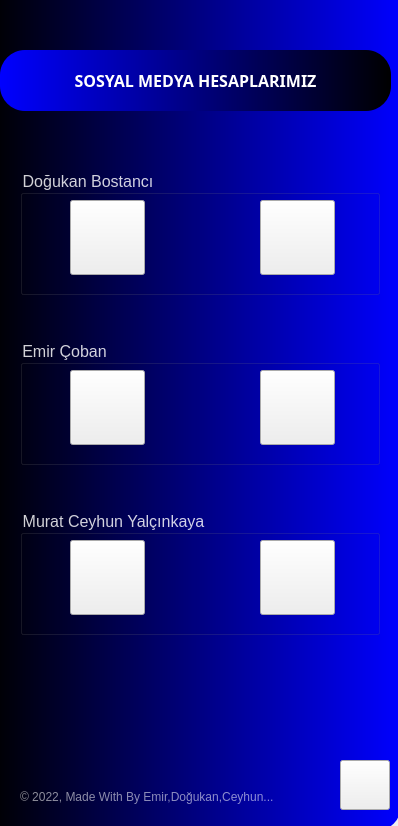
<?xml version="1.0" encoding="UTF-8"?>
<ui version="4.0">
 <class>Form</class>
 <widget class="QWidget" name="Form">
  <property name="geometry">
   <rect>
    <x>0</x>
    <y>0</y>
    <width>398</width>
    <height>826</height>
   </rect>
  </property>
  <property name="windowTitle">
   <string>Form</string>
  </property>
  <property name="styleSheet">
   <string notr="true"/>
  </property>
  <widget class="QWidget" name="widget" native="true">
   <property name="geometry">
    <rect>
     <x>-30</x>
     <y>-30</y>
     <width>450</width>
     <height>900</height>
    </rect>
   </property>
   <property name="maximumSize">
    <size>
     <width>1000</width>
     <height>1000</height>
    </size>
   </property>
   <property name="autoFillBackground">
    <bool>false</bool>
   </property>
   <property name="styleSheet">
    <string notr="true">QPushButton#pushButton{	
	background-color: qlineargradient(spread:pad, x1:0, y1:0.505682, x2:1, y2:0.477, stop:0 rgba(20, 47, 78, 219), stop:1 rgba(85, 98, 112, 226));
	color:rgba(255, 255, 255, 210);
	border-radius:5px;
}
QPushButton#pushButton:hover{	
	background-color: qlineargradient(spread:pad, x1:0, y1:0.505682, x2:1, y2:0.477, stop:0 rgba(40, 67, 98, 219), stop:1 rgba(105, 118, 132, 226));
}
QPushButton#pushButton:pressed{	
	padding-left:5px;
	padding-top:5px;
	background-color:rgba(105, 118, 132, 200);
}

QPushButton#pushButton_2, #pushButton_3, #pushButton_4, #pushButton_5{	
	background-color: rgba(0, 0, 0, 0);
	color:rgba(85, 98, 112, 255);
}
QPushButton#pushButton_2:hover, #pushButton_3:hover, #pushButton_4:hover, #pushButton_5:hover{	
	color:rgba(155, 168, 182, 220);
}
QPushButton#pushButton_2:pressed, #pushButton_3:pressed, #pushButton_4:pressed, #pushButton_5:pressed{	
	padding-left:5px;
	padding-top:5px;
	color:rgba(115, 128, 142, 255);
}</string>
   </property>
   <widget class="QLabel" name="label">
    <property name="geometry">
     <rect>
      <x>10</x>
      <y>20</y>
      <width>450</width>
      <height>867</height>
     </rect>
    </property>
    <property name="font">
     <font>
      <kerning>true</kerning>
     </font>
    </property>
    <property name="styleSheet">
     <string notr="true">border-image: url(:/images/Images/background.png);

border-radius:20px;</string>
    </property>
    <property name="text">
     <string/>
    </property>
   </widget>
   <widget class="QLabel" name="label_3">
    <property name="geometry">
     <rect>
      <x>20</x>
      <y>10</y>
      <width>411</width>
      <height>851</height>
     </rect>
    </property>
    <property name="maximumSize">
     <size>
      <width>1000</width>
      <height>1000</height>
     </size>
    </property>
    <property name="whatsThis">
     <string>&lt;html&gt;&lt;head/&gt;&lt;body&gt;&lt;p&gt;&lt;img src=&quot;:/images/medyaa.jpg&quot;/&gt;&lt;/p&gt;&lt;/body&gt;&lt;/html&gt;</string>
    </property>
    <property name="autoFillBackground">
     <bool>false</bool>
    </property>
    <property name="styleSheet">
     <string notr="true">background-color: qlineargradient(spread:pad, x1:0, y1:0, x2:1, y2:0, stop:0 rgb(), stop:1 rgb(0, 0, 255));
border-radius:25px;</string>
    </property>
    <property name="text">
     <string/>
    </property>
   </widget>
   <widget class="QLabel" name="madewith">
    <property name="geometry">
     <rect>
      <x>50</x>
      <y>800</y>
      <width>281</width>
      <height>55</height>
     </rect>
    </property>
    <property name="font">
     <font>
      <family>Arial</family>
     </font>
    </property>
    <property name="styleSheet">
     <string notr="true">color:rgba(255, 255, 255, 140);</string>
    </property>
    <property name="text">
     <string>&lt;html&gt;&lt;head/&gt;&lt;body&gt;&lt;p&gt;© 2022, Made With By Emir,Doğukan,Ceyhun...&lt;/p&gt;&lt;/body&gt;&lt;/html&gt;</string>
    </property>
   </widget>
   <widget class="QLabel" name="lbl_social">
    <property name="geometry">
     <rect>
      <x>30</x>
      <y>80</y>
      <width>391</width>
      <height>61</height>
     </rect>
    </property>
    <property name="font">
     <font>
      <family>Arial Black</family>
      <pointsize>12</pointsize>
      <weight>75</weight>
      <bold>true</bold>
     </font>
    </property>
    <property name="styleSheet">
     <string notr="true">background-color: qlineargradient(spread:pad, x1:0, y1:0, x2:1, y2:0, stop:0 rgb(0, 0, 255), stop:1 rgb());
border-radius:25px;</string>
    </property>
    <property name="text">
     <string>&lt;html&gt;&lt;head/&gt;&lt;body&gt;&lt;p align=&quot;center&quot;&gt;&lt;span style=&quot; color:#ffffff;&quot;&gt;SOSYAL MEDYA HESAPLARIMIZ&lt;/span&gt;&lt;/p&gt;&lt;/body&gt;&lt;/html&gt;</string>
    </property>
   </widget>
   <widget class="QGroupBox" name="groupBox">
    <property name="geometry">
     <rect>
      <x>50</x>
      <y>200</y>
      <width>360</width>
      <height>125</height>
     </rect>
    </property>
    <property name="font">
     <font>
      <family>Arial</family>
      <pointsize>12</pointsize>
      <weight>50</weight>
      <bold>false</bold>
     </font>
    </property>
    <property name="styleSheet">
     <string notr="true">color:rgba(255, 255, 255, 210);</string>
    </property>
    <property name="title">
     <string>Doğukan Bostancı</string>
    </property>
    <widget class="QPushButton" name="instaD">
     <property name="geometry">
      <rect>
       <x>50</x>
       <y>30</y>
       <width>75</width>
       <height>75</height>
      </rect>
     </property>
     <property name="cursor">
      <cursorShape>OpenHandCursor</cursorShape>
     </property>
     <property name="styleSheet">
      <string notr="true">
border-image: url(:/images/Images/insta.png);</string>
     </property>
     <property name="text">
      <string/>
     </property>
    </widget>
    <widget class="QPushButton" name="githubD">
     <property name="geometry">
      <rect>
       <x>240</x>
       <y>30</y>
       <width>75</width>
       <height>75</height>
      </rect>
     </property>
     <property name="cursor">
      <cursorShape>OpenHandCursor</cursorShape>
     </property>
     <property name="styleSheet">
      <string notr="true">border-image: url(:/images/Images/github.png);</string>
     </property>
     <property name="text">
      <string/>
     </property>
    </widget>
   </widget>
   <widget class="QGroupBox" name="groupBox_2">
    <property name="geometry">
     <rect>
      <x>50</x>
      <y>370</y>
      <width>360</width>
      <height>125</height>
     </rect>
    </property>
    <property name="font">
     <font>
      <family>Arial</family>
      <pointsize>12</pointsize>
      <weight>50</weight>
      <bold>false</bold>
     </font>
    </property>
    <property name="styleSheet">
     <string notr="true">color:rgba(255, 255, 255, 210);</string>
    </property>
    <property name="title">
     <string>Emir Çoban</string>
    </property>
    <widget class="QPushButton" name="instaE">
     <property name="geometry">
      <rect>
       <x>50</x>
       <y>30</y>
       <width>75</width>
       <height>75</height>
      </rect>
     </property>
     <property name="cursor">
      <cursorShape>OpenHandCursor</cursorShape>
     </property>
     <property name="styleSheet">
      <string notr="true">border-image: url(:/images/Images/insta.png);</string>
     </property>
     <property name="text">
      <string/>
     </property>
    </widget>
    <widget class="QPushButton" name="githubE">
     <property name="geometry">
      <rect>
       <x>240</x>
       <y>30</y>
       <width>75</width>
       <height>75</height>
      </rect>
     </property>
     <property name="cursor">
      <cursorShape>OpenHandCursor</cursorShape>
     </property>
     <property name="styleSheet">
      <string notr="true">border-image: url(:/images/Images/github.png);</string>
     </property>
     <property name="text">
      <string/>
     </property>
    </widget>
   </widget>
   <widget class="QGroupBox" name="groupBox_3">
    <property name="geometry">
     <rect>
      <x>50</x>
      <y>540</y>
      <width>360</width>
      <height>125</height>
     </rect>
    </property>
    <property name="font">
     <font>
      <family>Arial</family>
      <pointsize>12</pointsize>
      <weight>50</weight>
      <bold>false</bold>
     </font>
    </property>
    <property name="styleSheet">
     <string notr="true">color:rgba(255, 255, 255, 210);</string>
    </property>
    <property name="title">
     <string>Murat Ceyhun Yalçınkaya</string>
    </property>
    <widget class="QPushButton" name="instaC">
     <property name="geometry">
      <rect>
       <x>50</x>
       <y>30</y>
       <width>75</width>
       <height>75</height>
      </rect>
     </property>
     <property name="cursor">
      <cursorShape>OpenHandCursor</cursorShape>
     </property>
     <property name="styleSheet">
      <string notr="true">border-image: url(:/images/Images/insta.png);</string>
     </property>
     <property name="text">
      <string/>
     </property>
    </widget>
    <widget class="QPushButton" name="githubC">
     <property name="geometry">
      <rect>
       <x>240</x>
       <y>30</y>
       <width>75</width>
       <height>75</height>
      </rect>
     </property>
     <property name="cursor">
      <cursorShape>OpenHandCursor</cursorShape>
     </property>
     <property name="styleSheet">
      <string notr="true">border-image: url(:/images/Images/github.png);</string>
     </property>
     <property name="text">
      <string/>
     </property>
    </widget>
   </widget>
   <widget class="QPushButton" name="btn_geri">
    <property name="geometry">
     <rect>
      <x>370</x>
      <y>790</y>
      <width>50</width>
      <height>50</height>
     </rect>
    </property>
    <property name="font">
     <font>
      <pointsize>11</pointsize>
      <weight>50</weight>
      <bold>false</bold>
      <underline>false</underline>
     </font>
    </property>
    <property name="cursor">
     <cursorShape>BusyCursor</cursorShape>
    </property>
    <property name="styleSheet">
     <string notr="true">border-image:url(:/images/Images/Icon/geri.png)</string>
    </property>
    <property name="text">
     <string/>
    </property>
   </widget>
  </widget>
 </widget>
 <resources>
  <include location="res.qrc"/>
 </resources>
 <connections/>
</ui>
